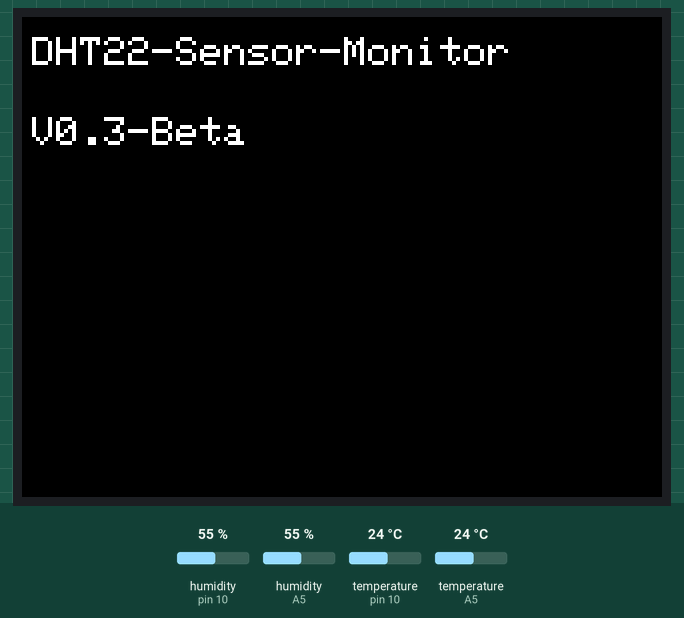
A sketch run on a simulated Arduino Uno, built with avr-gcc and run on an emulated ATmega328P. Parts: 320×240 colour display. The inputs (shaded band) are chosen by the test bench; at power-on: humidity (sensors on pin 10, A5) 55 %, temperature (sensors on pin 10, A5) 24 °C. EEPROM starts erased.

Above: at 0.3 s.
At 3.5 s:
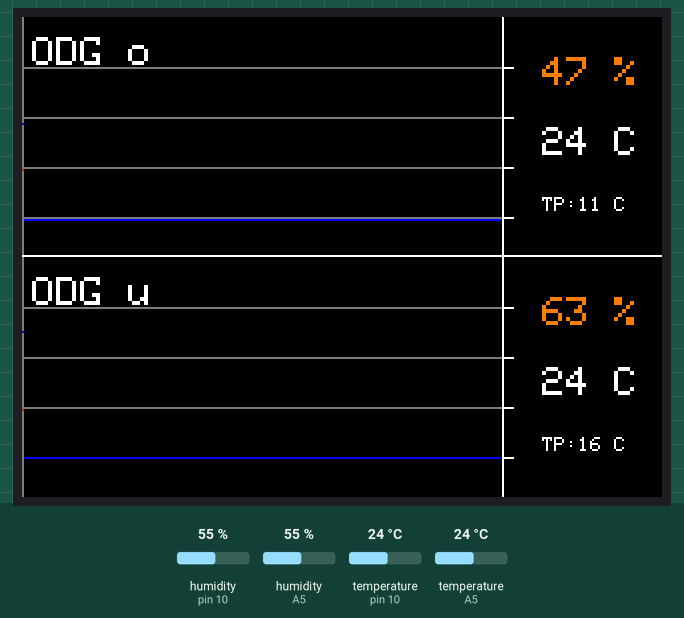

The sketch:

arduino_dht_monitor.ino
```cpp
//----------------------------------------------------
//-----------------DHT-Klima-Monitor------------------
//----------------------------------------------------
//-----------------Aurduino Uno-Board-----------------
//----------------------------------------------------

#include "DHT.h"

#define DHTPIN_0 A5  // Digital pin connected to the DHT sensor
#define DHTPIN_1 10  // Digital pin connected to the DHT sensor

// Uncomment whatever type you're using!
//#define DHTTYPE DHT11   // DHT 11
//#define DHTTYPE DHT21   // DHT 21 (AM2301)
#define DHTTYPE DHT22     // DHT 22  (AM2302), AM2321

// Connect pin 1 (on the left) of the sensor to +5V
// NOTE: If using a board with 3.3V logic like an Arduino Due connect pin 1
// to 3.3V instead of 5V!
// Connect pin 2 of the sensor to whatever your DHTPIN is
// Connect pin 4 (on the right) of the sensor to GROUND
// Connect a 10K resistor from pin 2 (data) to pin 1 (power) of the sensor

// Initialize DHT sensor.
DHT dht_0(DHTPIN_0, DHTTYPE);
DHT dht_1(DHTPIN_1, DHTTYPE);

//-----------Timer------------------------------
#include <TimerOne.h>

//----------EEPROM------------------------------
#include <EEPROM.h>

//------- TFT DISPLAY --------------------------
// This sketch has been Refurbished by BUHOSOFT
// IMPORTANT: Adafruit_TFTLCD LIBRARY MUST BE SPECIFICALLY
// CONFIGURED FOR EITHER THE TFT SHIELD OR THE BREAKOUT BOARD.
// SEE RELEVANT COMMENTS IN Adafruit_TFTLCD.h FOR SETUP.
//#include <Adafruit_GFX.h>    // Core graphics library

#include <Adafruit_TFTLCD.h> // Hardware-specific library

// The control pins for the LCD can be assigned to any digital or
// analog pins...but we'll use the analog pins as this allows us to
// double up the pins with the touch screen (see the TFT paint example).

#define LCD_CS A3 // Chip Select goes to Analog 3
#define LCD_CD A2 // Command/Data goes to Analog 2
#define LCD_WR A1 // LCD Write goes to Analog 1
#define LCD_RD A0 // LCD Read goes to Analog 0
#define LCD_RESET A4 // Can alternately just connect to Arduino's reset pin

// When using the BREAKOUT BOARD only, use these 8 data lines to the LCD:
// For the Arduino Uno, Duemilanove, Diecimila, etc.:
//   D0 connects to digital pin 8  (Notice these are
//   D1 connects to digital pin 9   NOT in order!)
//   D2 connects to digital pin 2
//   D3 connects to digital pin 3
//   D4 connects to digital pin 4
//   D5 connects to digital pin 5
//   D6 connects to digital pin 6
//   D7 connects to digital pin 7
// For the Arduino Mega, use digital pins 22 through 29
// (on the 2-row header at the end of the board).
// Assign human-readable names to some common 16-bit color values:

#define BLACK   0x0000
#define BLUE    0x001F
#define RED     0xF800
#define GREEN   0x07E0
#define CYAN    0x07FF
#define MAGENTA 0xF81F
#define YELLOW  0xFFE0
#define WHITE   0xFFFF
#define ORANGE  0xFBE0
#define GRAY    0x7BEF

Adafruit_TFTLCD tft(LCD_CS, LCD_CD, LCD_WR, LCD_RD, LCD_RESET);

int const table_length = 480;//max.240 values * 2bytes(Integer)
int table_index = 0;
int eeprom_start_temp_0 = 0; //Arduino Uno = 1024 EEprom Bytes
int eeprom_start_humy_0 = 500;
int eeprom_table_index = 1000;

bool start_measure = true;
int counter_0 = 0;
int counter_1 = 0;
bool heart_beat_flag = false;

float t_0;
float h_0;
float t_1;
float h_1;
const float h_0_corr_factor = 0.86;
const float h_1_corr_factor = 1.15;

int table_temp_1[240] = {};
int table_humy_1[240] = {};
//#########################################################################
//#########################################################################
void setup() {

  Serial.begin(9600);

  tft.reset();
  tft.begin(0x9341);
  tft.setRotation(1);//1=90 2=180 3=270
  tft.fillScreen(BLACK);
  ScreenText(WHITE, 5, 10 , 2, F("DHT22-Sensor-Monitor"));
  ScreenText(WHITE, 5, 50 , 2, F("V0.3-Beta"));
  delay(3000);
  tft.fillScreen(BLACK);

  dht_0.begin();
  dht_1.begin();

  Timer1.initialize(1000000);   //1sec
  Timer1.attachInterrupt(count_to_start);

  table_index = read_eeprom_int(eeprom_table_index);
  if (table_index < 0 || table_index > table_length) table_index = 0;

}
//----------------------------------------------------------------------------------
void loop() {

  if (start_measure == true) {
    start_measure = false;
    tft.fillScreen(BLACK);
    display_scale();
    measure_dht();
    save_values();
    display_chart();
  }
}
//----------------------------------------------------------------------------------
void count_to_start() {

  counter_0++;//every second
  counter_1++;
  if (counter_0 == 1800) { //in seconds 5min=300sec / 30min=1800sec / 60min=3600sec
    counter_0 = 0;
    start_measure = true;
  }

  if (counter_1 == 30) {// 30 seconds
    counter_1 = 0;
    measure_dht();
  }

  heart_beat();
}
//----------------------------------------------------------------------------------
void heart_beat() {

  if (heart_beat_flag == true) {
    SetFilledCircle(WHITE , 310, 230, 4);
    heart_beat_flag = false;
  }
  else {
    SetFilledCircle(BLACK , 310, 230, 4);
    heart_beat_flag = true;
  }
}
//----------------------------------------------------------------------------------
void measure_dht() {

  t_0 = dht_0.readTemperature();  // Read temperature as Fahrenheit (isFahrenheit = true)
  h_0 = dht_0.readHumidity();     // Read temperature as Celsius (the default)
  h_0 *= h_0_corr_factor;

  display_values(0, int(t_0), int(h_0));

  //----------------------------------------------------

  t_1 = dht_1.readTemperature();  // Read temperature as Fahrenheit (isFahrenheit = true)
  h_1 = dht_1.readHumidity();     // Read temperature as Celsius (the default)
  h_1 *= h_1_corr_factor;

  display_values(1, int(t_1), int(h_1));
}
//--------------------------------------------------------------------------------------
void save_values() {

  int address;

  //------save values in to eeprom table---

  address = eeprom_start_temp_0 + table_index;
  if (t_0 > -40 && t_0 < 80) {
    write_eeprom_int(address, int(t_0));
  }
  else {
    write_eeprom_int(address, int(0));
  }

  address = eeprom_start_humy_0 + table_index;
  if (h_0 >= 0 && h_0 <= 100) {
    write_eeprom_int(address, int(h_0));
  }
  else {
    write_eeprom_int(address, int(0));
  }

  //------save values in to ram table---

  if (t_1 > -40 && t_1 < 80) {
    table_temp_1[table_index / 2] = int(t_1);
  }
  else {
    table_temp_1[table_index / 2] = int(0);
  }

  if (h_1 >= 0 && h_1 <= 100) {
    table_humy_1[table_index / 2] = int(h_1);
  }
  else {
    table_humy_1[table_index / 2] = int(0);
  }

  //-------------------------------------------------------

  table_index += 2;
  if (table_index == table_length) { //from 0 to length -1
    table_index = 0;
  }
  write_eeprom_int(eeprom_table_index, table_index);
}
//--------------------------------------------------------------------------------------
void display_values(int sensor, int t, int h) {

  if (sensor == 0) {

    SetFilledRect(BLACK , 260, 0, 59, 119);

    ScreenText(WHITE, 5, 10, 2 , F("ODG o"));

    if (t < 10) {
      ScreenText(ORANGE, 260, 55, 2 , String(int(t)) + F(" C"));
    }
    else {
      ScreenText(WHITE, 260, 55, 2 , String(int(t)) + F(" C"));
    }

    if (h > 30) {
      ScreenText(ORANGE, 260, 20, 2 , String(int(h)) + F(" %"));
    }
    else {
      ScreenText(WHITE, 260, 20, 2 , String(int(h)) + F(" %"));
    }
    float taupunkt_0 = taupunkt(t, h);
    ScreenText(WHITE, 260, 90, 1 , "TP:" + String(int(taupunkt_0)) + F(" C"));
  }

  //--------------------------------------------------------------------------

  if (sensor == 1) {

    SetFilledRect(BLACK , 260, 121, 59, 100);

    ScreenText(WHITE, 5, 130, 2 , F("ODG u"));

    if (t < 10) {
      ScreenText(ORANGE, 260, 175, 2 , String(int(t)) + F(" C"));
    }
    else {
      ScreenText(WHITE, 260, 175, 2 , String(int(t)) + F(" C"));
    }

    if (h > 30) {
      ScreenText(ORANGE, 260, 140, 2 , String(int(h)) + F(" %"));
    }
    else {
      ScreenText(WHITE, 260, 140, 2 , String(int(h)) + F(" %"));
    }
    float taupunkt_1 = taupunkt(t, h);
    ScreenText(WHITE, 260, 210, 1 , "TP:" + String(int(taupunkt_1)) + F(" C"));
  }
}
//--------------------------------------------------------------------------------------
void display_chart() {

  int value;
  int end_address;
  int counter;

  counter = 0;
  end_address = eeprom_start_temp_0 + table_length;
  for (int x = eeprom_start_temp_0; x < end_address; x += 2) {
    value = read_eeprom_int(x);
    SetPoint(RED, counter, 100 - value);//-10 to +60 °C
    //Serial.println(String(value) + "," + String(x) + "," + String(counter));
    counter++;
  }

  counter = 0;
  end_address = eeprom_start_humy_0 + table_length;
  for (int x = eeprom_start_humy_0; x < end_address; x += 2) {
    value = read_eeprom_int(x);
    SetPoint(BLUE, counter, 100 - value); // 10-100 %
    //Serial.println(String(value) + "," + String(x) + "," + String(counter));
    counter++;
  }

  //-------------------------------------------------------------

  for (int x = 0; x < (table_length / 2); x++) {
    value = table_temp_1[x];
    SetPoint(RED, x, 220 - value);//-10 to +60 °C
    //Serial.println(String(value) + "," + String(x));
  }

  for (int x = 0; x < (table_length / 2); x++) {
    value = table_humy_1[x];
    SetPoint(BLUE, x, 220 - value); // 10-100 %
    //Serial.println(String(value) + "," + String(x));
  }
}
//--------------------------------------------------------------------------------------
void display_scale() {

  SetLines(GRAY , table_index / 2  , 0, table_index / 2, 239);

  SetLines(WHITE , 240 , 0, 240, 239);
  SetLines(WHITE , 0 , 119, 319, 119);

  SetLines(WHITE , 240 , 100, 245, 100);//0
  SetLines(GRAY , 0 , 100, 239, 100);//0

  SetLines(WHITE , 240 , 75, 245, 75);//25
  SetLines(GRAY , 0 , 75, 239, 75);//25

  SetLines(WHITE , 240 , 50, 245, 50);//50
  SetLines(GRAY , 0 , 50, 239, 50);//50

  SetLines(WHITE , 240 , 25, 245, 25);//75
  SetLines(GRAY , 0 , 25, 239, 25);//75

  SetLines(WHITE , 240 , 220, 245, 220);//0
  SetLines(GRAY , 0 , 220, 239, 220);//0

  SetLines(WHITE , 240 , 195, 245, 195);//25
  SetLines(GRAY , 0 , 195, 239, 195);//25

  SetLines(WHITE , 240 , 170, 245, 170);//50
  SetLines(GRAY , 0 , 170, 239, 170);//50

  SetLines(WHITE , 240 , 145, 245, 145);//75
  SetLines(GRAY , 0 , 145, 239, 145);//75
}
//--------------------------------------------------------------------------------------
float taupunkt(float t, float h) {

  float taupunkt_temp;

  if (t > 0 ) {
    //Formel über 0°C
    taupunkt_temp = 243.12 * ((17.62 * t) / (243.12 + t) + log(h / 100)) / ((17.62 * 243.12) / (243.12 + t) - log(h / 100));
  }
  else {
    //Formel unter 0°C
    taupunkt_temp = 272.62 * ((22.46 * t) / (272.62 + t) + log(h / 100)) / ((22.46 * 272.62) / (272.62 + t) - log(h / 100));
  }

  return taupunkt_temp;
}
//----------------------------------------------
//--------------GRAFIK-ROUTINEN-----------------
//----------------------------------------------
void ScreenText(uint16_t color, int xtpos, int ytpos, int text_size , String text) {
  tft.setCursor(xtpos, ytpos);
  tft.setTextColor(color);
  tft.setTextSize(text_size);
  tft.println(text);
}

void SetLines(uint16_t color , int xl1pos, int yl1pos, int xl2pos, int yl2pos) {
  tft.drawLine(xl1pos, yl1pos, xl2pos, yl2pos, color);
}

void SetPoint(uint16_t color, int xppos, int yppos) {
  tft.drawPixel(xppos, yppos, color);
}

void SetRect(uint16_t color , int xr1pos, int yr1pos, int xr2width, int yr2hight) {
  tft.drawRect(xr1pos, yr1pos, xr2width, yr2hight, color);
}

void SetFilledRect(uint16_t color , int xr1pos, int yr1pos, int xr2width, int yr2hight) {
  tft.fillRect(xr1pos, yr1pos, xr2width, yr2hight, color);
}

void SetCircle(uint16_t color , int xcpos, int ycpos, int radius) {
  tft.drawCircle(xcpos, ycpos, radius, color);
}
void SetFilledCircle(uint16_t color , int xcpos, int ycpos, int radius) {
  tft.fillCircle(xcpos, ycpos, radius, color);
}
//----------------------------------------------
//----------EEPROM-ROUTINEN---------------------
//----------------------------------------------
void write_eeprom_string(int address, String value) {

  int len = value.length();
  len++;
  if (len < 16) {
    int address_end = address + len;
    char buf[len];
    byte count = 0;
    value.toCharArray(buf, len);
    for (int i = address ; i < address_end ; i++) {
      EEPROM.update(i, buf[count]);
      count++;
    }
  }
}
//----------------------------------------------------------------------------------------------------------------------
void write_eeprom_int(int address, int value) {

  EEPROM.update(address, highByte(value));
  EEPROM.update(address + 1, lowByte(value));
}
//----------------------------------------------------------------------------------------------------------------------
void write_eeprom_byte(int address, byte value) {

  //EEPROM.write(address, value);
  EEPROM.update(address, value);
}
//----------------------------------------------------------------------------------------------------------------------
void write_eeprom_bool(int address, boolean value) {

  //EEPROM.write(address, value);
  if (value == true)EEPROM.update(address, 1);
  if (value == false)EEPROM.update(address, 0);
}
//----------------------------------------------------------------------------------------------------------------------
String read_eeprom_string(int address) {

  String value;
  byte count = 0;
  char buf[16];
  for (int i = address ; i < (address + 15) ; i++) {
    buf[count] = EEPROM.read(i);
    if (buf[count] == 0) break; //endmark of string
    value += buf[count];
    count++;
  }
  return value;
}
//----------------------------------------------------------------------------------------------------------------------
int read_eeprom_int(int address) {

  int value;
  int value_1;
  value = EEPROM.read(address); //highByte(value));
  value = value << 8;
  value_1 = EEPROM.read(address + 1); //lowByte(value));
  value = value + value_1;
  return value;
}
//----------------------------------------------------------------------------------------------------------------------
byte read_eeprom_byte(int address) {

  byte value;
  value = EEPROM.read(address);
  return value;
}
//----------------------------------------------------------------------------------------------------------------------
boolean read_eeprom_bool(int address) {

  byte value;
  boolean bool_value;
  value = EEPROM.read(address);
  if (value == 1)bool_value = true;
  if (value != 1)bool_value = false;
  return bool_value;
}
```
